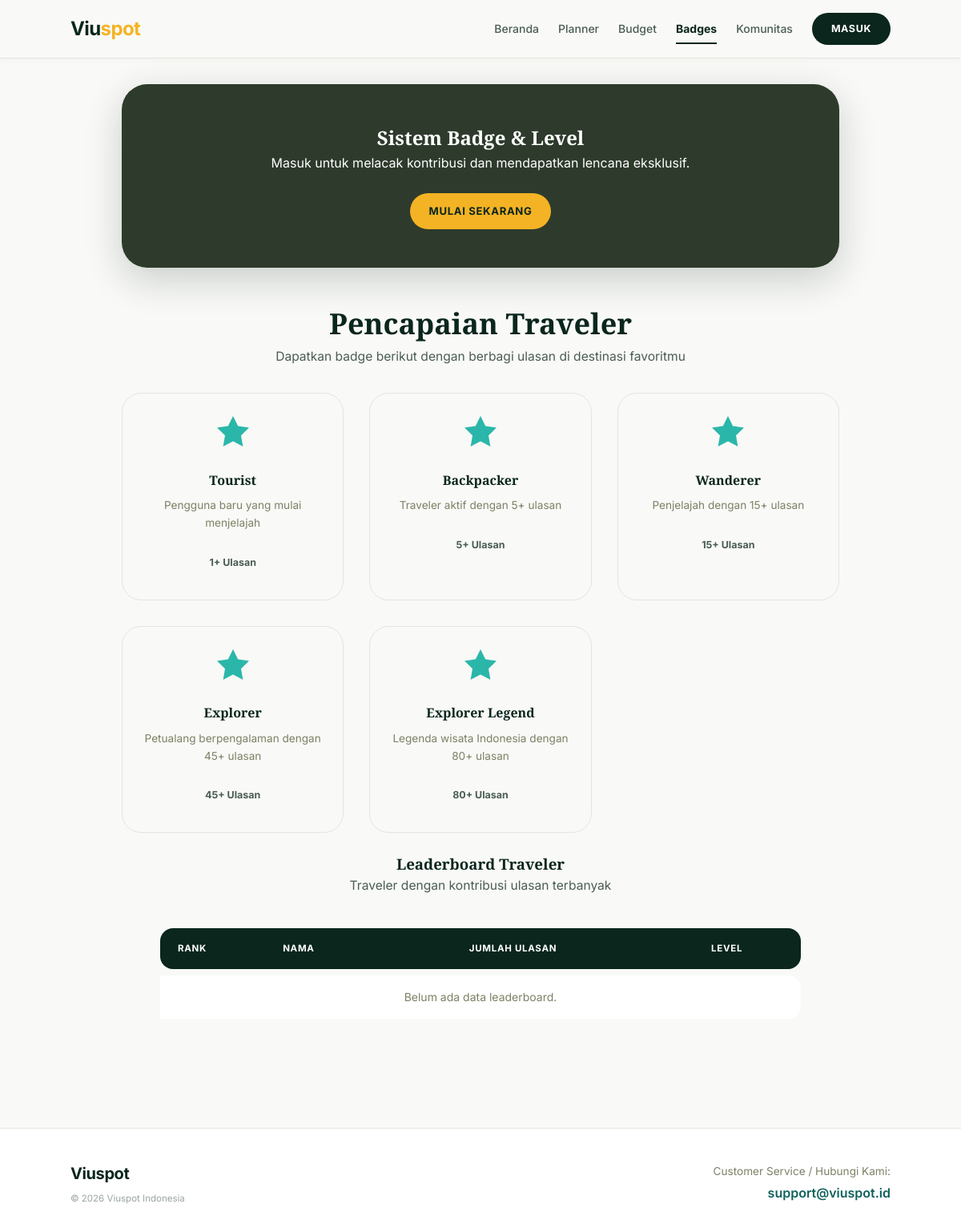
/badges.php, run on the app's committed database.
### tables this page shows
CREATE TABLE `badges` (
    `id`          INT AUTO_INCREMENT PRIMARY KEY,
    `name`        VARCHAR(50) NOT NULL UNIQUE,
    `description` VARCHAR(255) NOT NULL,
    `min_reviews` INT NOT NULL,
    `icon`        VARCHAR(50) DEFAULT 'award'
);

### includes/functions.php (called while the page is built, shortened)
<?php
function get_user_id() {
    return $_SESSION['user_id'] ?? 0;
}
function esc($str) {
    return htmlspecialchars($str ?? '', ENT_QUOTES, 'UTF-8');
}
?>

### badges.php (the view, shortened to what this page needs)
<?php
require_once 'includes/functions.php';
$stmt = $pdo->query("SELECT * FROM badges ORDER BY min_reviews");
$all_badges = $stmt->fetchAll();
$user_id = get_user_id();
$user_level = ['name' => '-', 'class' => 'tourist'];
$next_badge = null;
$progress = 0;
$stmt = $pdo->query("
    SELECT u.id as user_id, u.full_name as user_name, COUNT(r.id) as review_count
    FROM users u
    JOIN reviews r ON u.id = r.user_id
    WHERE u.role = 'user'
    GROUP BY u.id
    ORDER BY review_count DESC
    LIMIT 10
");
$leaderboard = $stmt->fetchAll();
require_once 'includes/header.php';
?>
<?php
$level_class = 'level-tourist';
?>
<div class="container">
    <?php if ($user_id): ?>
        <div class="profile-badge-header <?php echo $level_class; ?>">
            <svg class="rank-icon" viewBox="0 0 24 24"><path d="M12 1L9 9H1L7 14L4 22L12 17L20 22L17 14L25 9H15L12 1Z"/></svg>
            <h2 style="color: #fff; margin-bottom: 0.5rem;"><?php echo $user_level['name']; ?></h2>
            <p style="opacity: 0.9;"><?php echo $review_count; ?> Kontribusi Ulasan</p>
            <?php if ($next_badge): ?>
                <div class="progress-container-alt">
                    <div style="display: flex; justify-content: space-between; font-size: 0.85rem; margin-bottom: 0.5rem;">
                        <span>Target: <?php echo $next_badge['name']; ?></span>
                        <span><?php echo $progress; ?>%</span>
                    </div>
                    <div class="progress-bar-transparent">
                        <div class="progress-fill-white" style="width:<?php echo $progress; ?>%;"></div>
                    </div>
                </div>
            <?php else: ?>
                <p style="margin-top:1.5rem; font-weight:600;">Hormat Kepada Sepuhh, Hormat Puhh</p>
            <?php endif; ?>
        </div>
    <?php else: ?>
        <div class="profile-badge-header" style="background: #2e3b2c;">
            <h2 style="color: #fff;">Sistem Badge & Level</h2>
            <p style="margin-bottom: 1.5rem;">Masuk untuk melacak kontribusi dan mendapatkan lencana eksklusif.</p>
            <a href="login.php" class="btn btn-accent">Mulai Sekarang</a>
        </div>
    <?php endif; ?>
    <div class="section-header mt-4">
        <h2>Pencapaian Traveler</h2>
        <p>Dapatkan badge berikut dengan berbagi ulasan di destinasi favoritmu</p>
    </div>
    <div class="achievement-grid mb-4">
        <?php foreach ($all_badges as $badge): ?>
            <div class="planner-card" style="text-align:center;">
                <svg style="width:48px; height:48px; fill:#2ab7a9; margin-bottom:1rem;" viewBox="0 0 24 24">
                    <path d="M12 2l3.09 6.26L22 9.27l-5 4.87 1.18 6.88L12 17.77l-6.18 3.25L7 14.14 2 9.27l6.91-1.01L12 2z"/>
                </svg>
                <h4 style="margin-bottom:0.5rem;"><?php echo esc($badge['name']); ?></h4>
                <p style="font-size:0.85rem; color:#7d8165; margin-bottom:1rem;"><?php echo esc($badge['description']); ?></p>
                <span class="badge-display badge-tourist" style="background: var(--bg-cream);"><?php echo $badge['min_reviews']; ?>+ Ulasan</span>
            </div>
        <?php endforeach; ?>
    </div>
    <div class="section-header mt-4">
        <h3>Leaderboard Traveler</h3>
        <p>Traveler dengan kontribusi ulasan terbanyak</p>
    </div>
    <div class="table-responsive" style="max-width:800px; margin:0 auto 4rem;">
        <table class="leaderboard-clean">
            <thead>
                <tr>
                    <th style="width: 80px;">Rank</th>
                    <th>Nama</th>
                    <th>Jumlah Ulasan</th>
                    <th>Level</th>
                </tr>
            </thead>
            <tbody>
                <?php if (empty($leaderboard)): ?>
                <tr><td colspan="4" style="text-align:center; color:#7d8165;">Belum ada data leaderboard.</td></tr>
                <?php endif; ?>
            </tbody>
        </table>
    </div>
</div>
<?php require_once 'includes/footer.php'; ?>

### data on the page
badges: name "Tourist", description "Pengguna baru yang mulai menjelajah", min_reviews "1"
badges: name "Backpacker", description "Traveler aktif dengan 5+ ulasan", min_reviews "5"
badges: name "Wanderer", description "Penjelajah dengan 15+ ulasan", min_reviews "15"
badges: name "Explorer", description "Petualang berpengalaman dengan 45+ ulasan", min_reviews "45"
badges: name "Explorer Legend", description "Legenda wisata Indonesia dengan 80+ ulasan", min_reviews "80"
